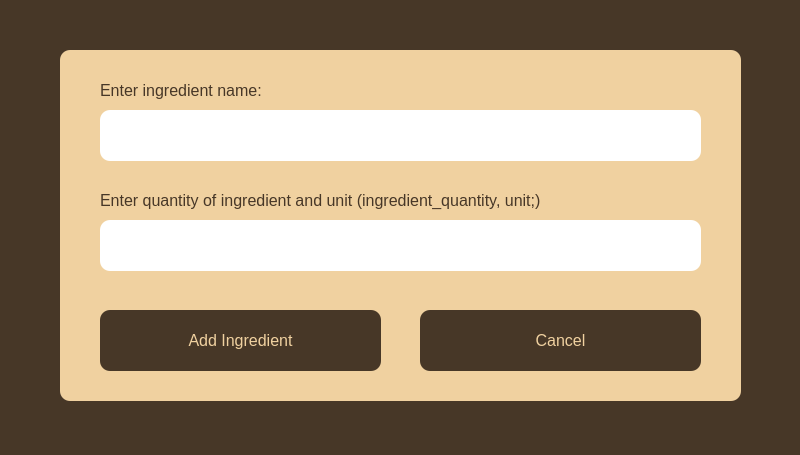
<?xml version="1.0" encoding="UTF-8"?>
<ui version="4.0">
 <class>Form</class>
 <widget class="QWidget" name="Form">
  <property name="geometry">
   <rect>
    <x>0</x>
    <y>0</y>
    <width>800</width>
    <height>455</height>
   </rect>
  </property>
  <property name="windowTitle">
   <string>Add Ingredients &amp; Materials</string>
  </property>
  <property name="windowIcon">
   <iconset>
    <normaloff>../images/Picsart_23-06-15_09-41-02-215.png</normaloff>../images/Picsart_23-06-15_09-41-02-215.png</iconset>
  </property>
  <property name="styleSheet">
   <string notr="true">background-color: rgb(71, 55, 39, 100%);</string>
  </property>
  <widget class="QLabel" name="label_12">
   <property name="geometry">
    <rect>
     <x>60</x>
     <y>50</y>
     <width>681</width>
     <height>351</height>
    </rect>
   </property>
   <property name="font">
    <font>
     <pointsize>11</pointsize>
     <weight>50</weight>
     <bold>false</bold>
    </font>
   </property>
   <property name="styleSheet">
    <string notr="true">background-color: rgb(240, 209, 160, 100%); border-radius: 10px; padding: 20px; color: rgb(71, 55, 39, 100%);</string>
   </property>
   <property name="text">
    <string/>
   </property>
  </widget>
  <widget class="QLabel" name="label">
   <property name="geometry">
    <rect>
     <x>100</x>
     <y>70</y>
     <width>331</width>
     <height>41</height>
    </rect>
   </property>
   <property name="font">
    <font>
     <pointsize>12</pointsize>
    </font>
   </property>
   <property name="styleSheet">
    <string notr="true">background-color: none; color: rgb(71, 55, 39, 100%);</string>
   </property>
   <property name="text">
    <string>Enter ingredient name:</string>
   </property>
  </widget>
  <widget class="QPushButton" name="Add">
   <property name="geometry">
    <rect>
     <x>100</x>
     <y>310</y>
     <width>281</width>
     <height>61</height>
    </rect>
   </property>
   <property name="font">
    <font>
     <pointsize>12</pointsize>
     <weight>50</weight>
     <bold>false</bold>
    </font>
   </property>
   <property name="cursor">
    <cursorShape>PointingHandCursor</cursorShape>
   </property>
   <property name="styleSheet">
    <string notr="true">background-color: rgb(71, 55, 39, 100%); color: rgb(240, 209, 160, 100%); border-radius: 10px; </string>
   </property>
   <property name="text">
    <string>Add Ingredient</string>
   </property>
  </widget>
  <widget class="QLabel" name="label_2">
   <property name="geometry">
    <rect>
     <x>100</x>
     <y>180</y>
     <width>581</width>
     <height>41</height>
    </rect>
   </property>
   <property name="font">
    <font>
     <pointsize>12</pointsize>
    </font>
   </property>
   <property name="styleSheet">
    <string notr="true">background-color: none; color: rgb(71, 55, 39, 100%);</string>
   </property>
   <property name="text">
    <string>Enter quantity of ingredient and unit (ingredient_quantity, unit;)</string>
   </property>
  </widget>
  <widget class="QLineEdit" name="NewIngQuant">
   <property name="geometry">
    <rect>
     <x>100</x>
     <y>220</y>
     <width>601</width>
     <height>51</height>
    </rect>
   </property>
   <property name="font">
    <font>
     <pointsize>11</pointsize>
    </font>
   </property>
   <property name="styleSheet">
    <string notr="true">background-color: white; border: none; border-radius: 10px; padding: 10px;</string>
   </property>
  </widget>
  <widget class="QLineEdit" name="NewIngName">
   <property name="geometry">
    <rect>
     <x>100</x>
     <y>110</y>
     <width>601</width>
     <height>51</height>
    </rect>
   </property>
   <property name="font">
    <font>
     <pointsize>11</pointsize>
    </font>
   </property>
   <property name="styleSheet">
    <string notr="true">background-color: white; border: none; border-radius: 10px; padding: 10px;</string>
   </property>
  </widget>
  <widget class="QPushButton" name="Cancel">
   <property name="geometry">
    <rect>
     <x>420</x>
     <y>310</y>
     <width>281</width>
     <height>61</height>
    </rect>
   </property>
   <property name="font">
    <font>
     <pointsize>12</pointsize>
     <weight>50</weight>
     <bold>false</bold>
    </font>
   </property>
   <property name="cursor">
    <cursorShape>PointingHandCursor</cursorShape>
   </property>
   <property name="styleSheet">
    <string notr="true">background-color: rgb(71, 55, 39, 100%); color: rgb(240, 209, 160, 100%); border-radius: 10px; </string>
   </property>
   <property name="text">
    <string>Cancel</string>
   </property>
  </widget>
 </widget>
 <resources/>
 <connections/>
</ui>
